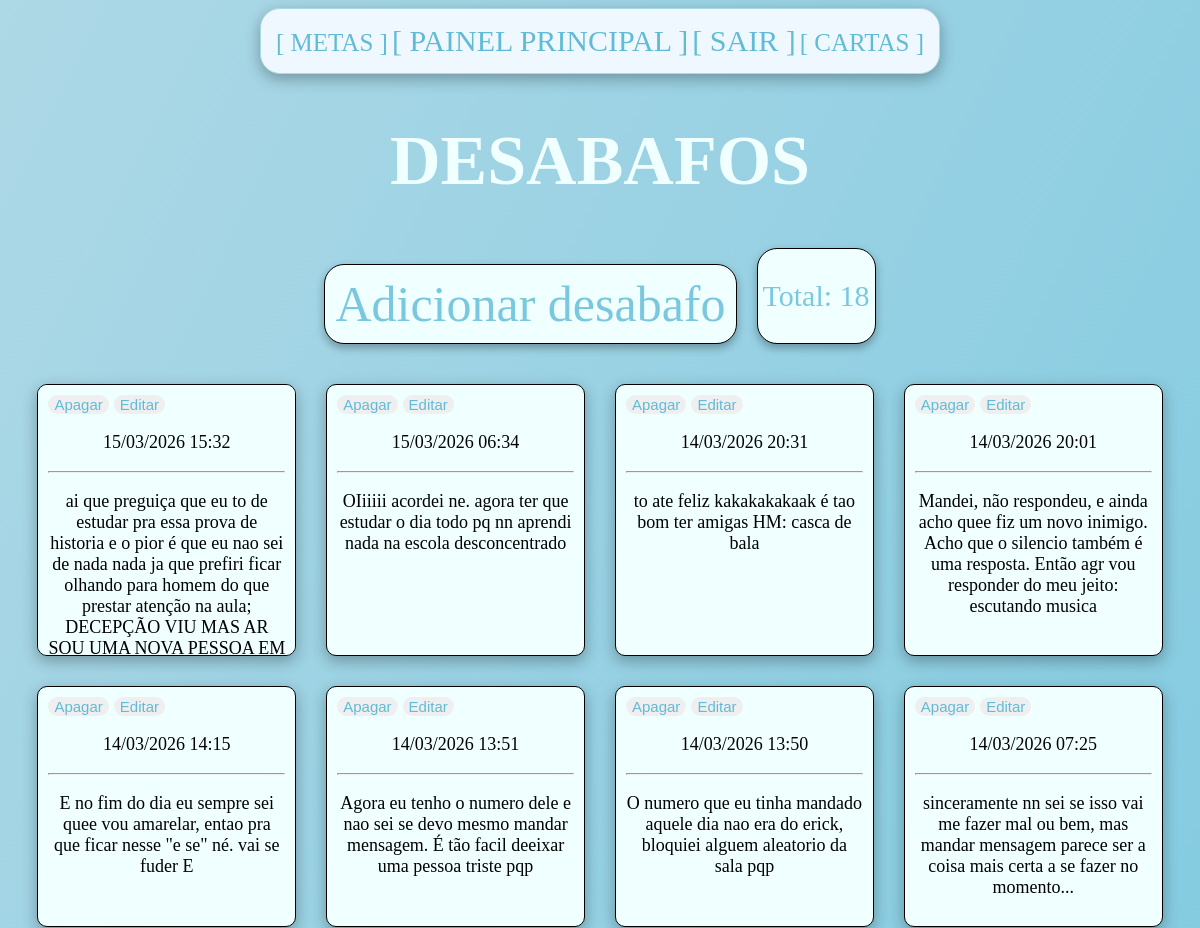
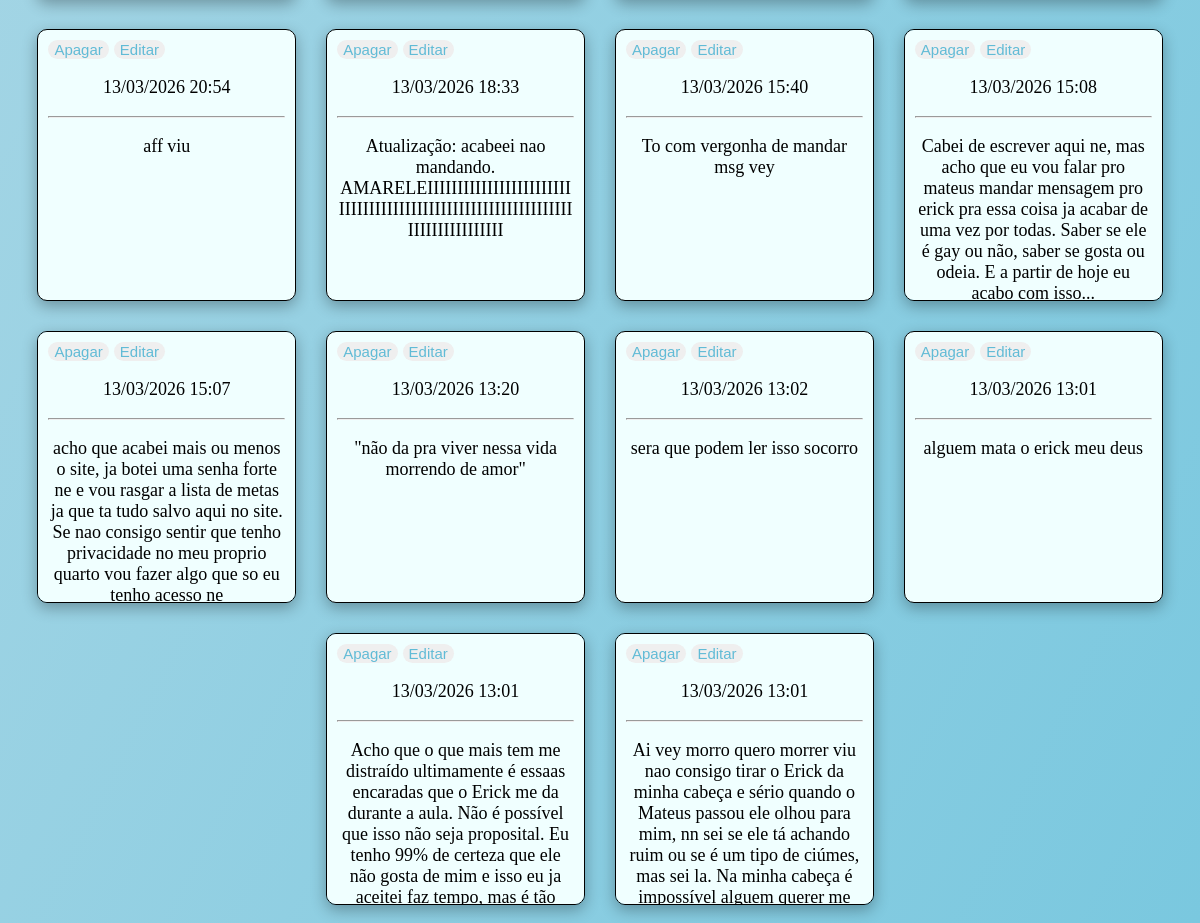
Screenshot of /desabafos (signed in) with the database file from the repository (2 pictures, top to bottom).
### tables this page shows
CREATE TABLE desabafos (
id INTEGER PRIMARY KEY AUTOINCREMENT,
texto TEXT,
data TEXT
);

### desabafos.py (the view)
@desabafos_bp.route("/desabafos")
def desabafos():
    return render_template("desabafos.html", desabafos=get_desabafos())

### auth.py (called while the page is built)
def proteger_rotas(app):
    @app.before_request
    def proteger():
        if request.endpoint not in PUBLIC_PAGES and not session.get("logado"):
            return redirect(url_for("home"))

### db.py (called while the page is built)
def conectar_banco():
    conn = sqlite3.connect("banco.db")
    cursor = conn.cursor()
    return conn, cursor

### desabafos.py (called while the page is built)
def get_desabafos():
    conn, cursor = conectar_banco()
    cursor.execute("SELECT * FROM desabafos ORDER BY id DESC")
    desabafos = cursor.fetchall()
    conn.close()
    return desabafos

### templates/desabafos.html (shortened to what this page needs)
<!DOCTYPE html>
<html lang="pt-br">
<head>
    <link rel="stylesheet" href="{{ url_for('static', filename='css/desabafos.css') }}">
</head>
<body>
    <div class="pagina">
        <a class="direcionar" href="{{ url_for('metas.metas') }}">[ METAS ]</a>
        <a class="painelp" href="{{ url_for('painel') }}">[ PAINEL PRINCIPAL ]</a>
        <a class="painelp" href="{{ url_for('logout') }}">[ SAIR ]</a>
        <a class="direcionar" href="{{ url_for('cartas.cartas') }}">[ CARTAS ]</a>
    </div>
    <h1 class="titulo">DESABAFOS</h1>
    <div class="tudo">
        <div class="opcoes">
            <a href="{{ url_for('desabafos.novo_desabafo') }}" class="link">Adicionar desabafo</a>
        </div>
        <div class="total">
            <p>Total: <span>{{ desabafos|length }}</span></p>
        </div>
    </div>
    <div class="container">
        {% for d in desabafos %}
        <div class="abas">
            <div class="topo">
                <button><a href="{{ url_for('desabafos.deletar_desabafo', id=d[0]) }}"
                        class="btn-apagar">Apagar</a></button>
                <button><a href="{{ url_for('desabafos.editar_desabafo', id=d[0]) }}"
                        class="btn-editar">Editar</a></button>
            </div>
            <p>{{ d[2] }}</p>
            <hr>
            <p>{{ d[1] }}</p>
        </div>
        {% endfor %}
    </div>
</body>
</html>

### static/css/desabafos.css (style rules this page uses)
bodY { min-height: 100vh; background: linear-gradient(90rad, lightblue, #7AC8DF); text-align: center; }
.titulo { text-align: center; font-size: 70px; color: azure; }
.topo { display: flex; gap: 5px; }
.tudo { display: flex; align-items: center; justify-content: center; gap: 20px; margin: 20px auto; width: fit-content; }
.opcoes { padding: 10px; font-size: 50px; display: flex; margin: auto; justify-content: center; background-color: azure; width: fit-content; border: 0.5px solid; box-shadow: 0 4px 8px rgba(0, 0, 0, 0.3); border-radius: 20px; margin-bottom: 10px; }
.total { padding: 0 5px 0 5px; font-size: 30px; display: flex; margin: auto; justify-content: center; background-color: azure; width: fit-content; border: 0.5px solid black; box-shadow: 0 4px 8px rgba(0, 0, 0, 0.3); border-radius: 20px; margin-bottom: 10px; color: #7AC8DF; }
.container { justify-content: center; flex-wrap: wrap; display: flex; margin: auto; gap: 10px; }
.abas { border: 1px solid; border-radius: 10px; margin: 10px; padding: 10px; width: calc((100% / 5)); max-height: 250px; overflow-y: auto; word-wrap: break-word; scrollbar-width: none; -ms-overflow-style: none; background-color: azure; box-shadow: 0 5px 15px rgba(0, 0, 0, 0.3); transition: 0.3s ease; font-size: large; }
.link { font-size: 50px; color: #7AC8DF; }
a { color: #61bbd6; text-decoration: none; }
button { font-size: 15px; border-radius: 60px; border: none; width: fit-content; }
.pagina { text-align: center; padding: 15px; background-color: aliceblue; width: fit-content; justify-content: center; margin: auto; border: 1px solid lightblue; border-radius: 20px; box-shadow: 0 5px 15px rgba(0, 0, 0, 0.3); }
.painelp { font-size: 30px; }
.direcionar { font-size: 25px; }

### rows the page displays
desabafos: data "15/03/2026 15:32", texto "ai que preguiça que eu to de estudar pra essa prova de historia e o pior é que eu nao sei de nada nada ja que prefiri ficar olhando para homem do que prestar atenção na aula; DECEPÇÃO VIU MAS AR SOU UMA NOVA PESSOA EM"
desabafos: data "15/03/2026 06:34", texto "OIiiiii acordei ne. agora ter que estudar o dia todo pq nn aprendi nada na escola desconcentrado"
desabafos: data "14/03/2026 20:31", texto "to ate feliz kakakakakaak é tao bom ter amigas HM: casca de bala"
desabafos: data "14/03/2026 20:01", texto "Mandei, não respondeu, e ainda acho quee fiz um novo inimigo. Acho que o silencio também é uma resposta. Então agr vou responder do meu jeito: escutando musica"
desabafos: data "14/03/2026 14:15", texto "E no fim do dia eu sempre sei quee vou amarelar, entao pra que ficar nesse \"e se\" né. vai se fuder E"
desabafos: data "14/03/2026 13:51", texto "Agora eu tenho o numero dele e nao sei se devo mesmo mandar mensagem. É tão facil deeixar uma pessoa triste pqp"
desabafos: data "14/03/2026 13:50", texto "O numero que eu tinha mandado aquele dia nao era do erick, bloquiei alguem aleatorio da sala pqp"
desabafos: data "14/03/2026 07:25", texto "sinceramente nn sei se isso vai me fazer mal ou bem, mas mandar mensagem parece ser a coisa mais certa a se fazer no momento..."
desabafos: data "13/03/2026 20:54", texto "aff viu"
desabafos: data "13/03/2026 18:33", texto "Atualização: acabeei nao mandando. AMARELEIIIIIIIIIIIIIIIIIIIIIIIIIIIIIIIIIIIIIIIIIIIIIIIIIIIIIIIIIIIIIIIIIIIIIIIIIIIIIII"
desabafos: data "13/03/2026 15:40", texto "To com vergonha de mandar msg vey"
desabafos: data "13/03/2026 15:08", texto "Cabei de escrever aqui ne, mas acho que eu vou falar pro mateus mandar mensagem pro erick pra essa coisa ja acabar de uma vez por todas. Saber se ele é gay ou não, saber se gosta ou odeia. E a partir de hoje eu acabo com isso..."
desabafos: data "13/03/2026 15:07", texto "acho que acabei mais ou menos o site, ja botei uma senha forte ne e vou rasgar a lista de metas ja que ta tudo salvo aqui no site. Se nao consigo sentir que tenho privacidade no meu proprio quarto vou fazer algo que so eu tenho acesso ne"
desabafos: data "13/03/2026 13:20", texto "\"não da pra viver nessa vida morrendo de amor\""
desabafos: data "13/03/2026 13:02", texto "sera que podem ler isso socorro"
desabafos: data "13/03/2026 13:01", texto "alguem mata o erick meu deus"
desabafos: data "13/03/2026 13:01", texto "Acho que o que mais tem me distraído ultimamente é essaas encaradas que o Erick me da durante a aula. Não é possível que isso não seja proposital. Eu tenho 99% de certeza que ele não gosta de mim e isso eu ja aceitei faz tempo, mas é tão…"
desabafos: data "13/03/2026 13:01", texto "Ai vey morro quero morrer viu nao consigo tirar o Erick da minha cabeça e sério quando o Mateus passou ele olhou para mim, nn sei se ele tá achando ruim ou se é um tipo de ciúmes, mas sei la. Na minha cabeça é impossível alguem querer me…"

### other values shown
{{ desabafos|length }} "18"
